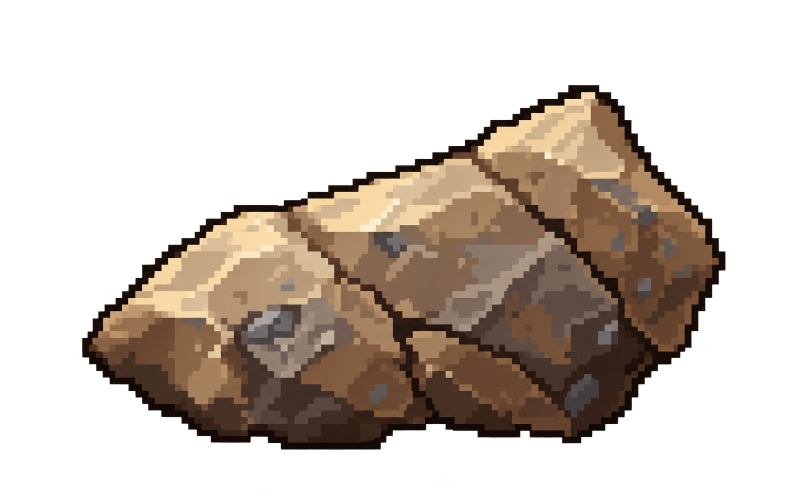
#> input picture Assets/Project/Art/Scenery/Source~/Pebbles/Generated/Pebble_00.png, 1586 x 992 px (shown at 1/2 size)
$ python qwen-dither-snap.py Generated/Pebble_00.png Generated/Pebble_01.png Generated/Pebble_01.png 5 5 5
#> lines starting #> are read from the running program, lines starting #| are printed output that depends on the picture
import sys, numpy as np
from PIL import Image
# Saída bruta do Qwen -> paleta das pedras com difusão de erro, silhueta da máscara e contorno 1B1815.
raw, mask, out, W, H, k = sys.argv[1], sys.argv[2], sys.argv[3], int(sys.argv[4]), int(sys.argv[5]), int(sys.argv[6])
PAL = '1B1815 382414 463123 785A40 9A7F5E B9986D CFB691 E4D2AE 504D55 7D7676 A59685 BBB29F'.split()
cols = [tuple(int(h[i:i+2], 16) for i in (0, 2, 4)) for h in PAL]
pimg = Image.new('P', (1, 1)); flat = [v for c in cols for v in c]; pimg.putpalette(flat + flat[:3] * (256 - len(cols)))
src = Image.open(raw).convert('RGB').resize((W, H), Image.BOX)
q = np.array(src.quantize(palette=pimg, dither=Image.Dither.FLOYDSTEINBERG).convert('RGB'))
alpha = np.array(Image.open(mask).convert('RGBA').resize((W, H), Image.NEAREST))[..., 3] > 0
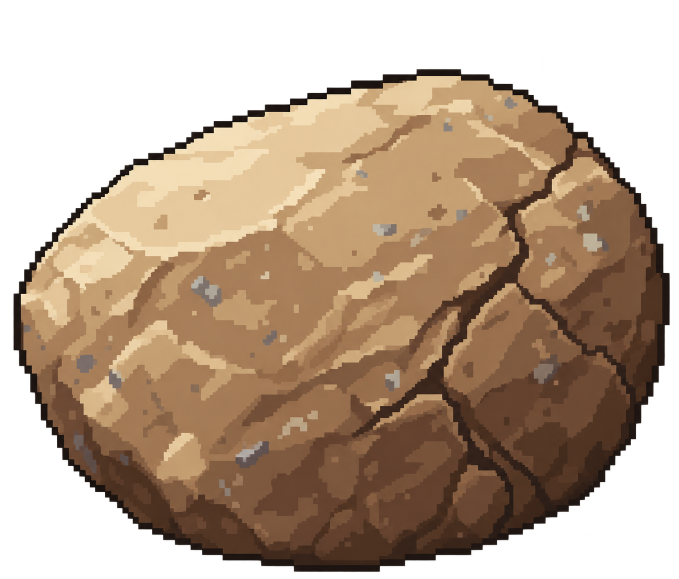
#> input picture Assets/Project/Art/Scenery/Source~/Pebbles/Generated/Pebble_01.png, 1358 x 1158 px (shown at 1/2 size)
#> alpha = [[False, False, False, False, False], [False, True, True, True, True], [True, True, True, True, True], [True, True, True, True, True], [False, True, True, True, False]]
a = np.zeros((H, W, 4), np.uint8); a[..., :3] = q; a[..., 3] = alpha * 255
# contorno de 1 px de arte por dentro da silhueta
op = np.pad(alpha, 1)
edge = (~np.roll(op, 1, 0) | ~np.roll(op, -1, 0) | ~np.roll(op, 1, 1) | ~np.roll(op, -1, 1))[1:-1, 1:-1] & alpha
#> edge = [[False, False, False, False, False], [False, True, True, True, True], [True, False, False, False, True], [True, False, False, False, True], [False, True, True, True, False]]
a[edge] = (0x1B, 0x18, 0x15, 255)
Image.fromarray(a).resize((W * k, H * k), Image.NEAREST).save(out)
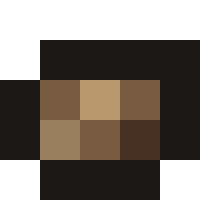
#> saved as Pebble_01.png: PIL image 25x25 RGBA (shown 8 times larger); mean R, G, B, A 51.3, 42.2, 33.2, 173.4; transparent parts drawn white
